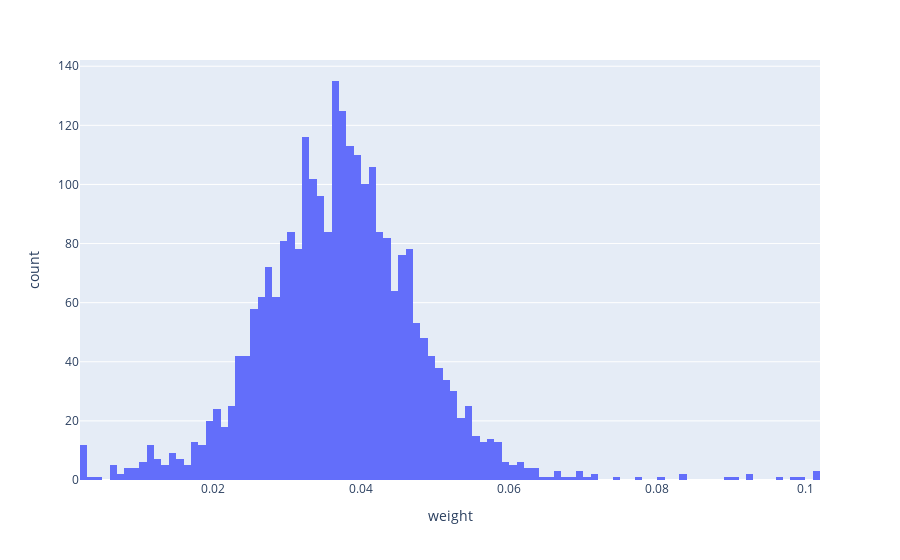

The code cell stored with this chart in its notebook:
### Code cell
px.histogram(age_df.loc[idx[:, 'Male'], :], x = 'weight')

### Figure 1 — Plotly figure (JSON) as saved in the notebook; plotly's stock layout.template omitted (floating-point values rounded to 4 significant figures; data arrays with more than 128 entries replaced by an {"elided": "..."} marker saying what was removed)
{"data": [{"alignmentgroup": "True", "bingroup": "x", "hovertemplate": "weight=%{x}<br>count=%{y}<extra></extra>", "legendgroup": "", "marker": {"color": "#636efa", "pattern": {"shape": ""}}, "name": "", "offsetgroup": "", "orientation": "v", "showlegend": false, "type": "histogram", "x": {"elided": "2643 float values"}, "xaxis": "x", "yaxis": "y"}], "layout": {"barmode": "relative", "legend": {"tracegroupgap": 0}, "margin": {"t": 60}, "xaxis": {"anchor": "y", "domain": [0, 1], "title": {"text": "weight"}}, "yaxis": {"anchor": "x", "domain": [0, 1], "title": {"text": "count"}}}}
